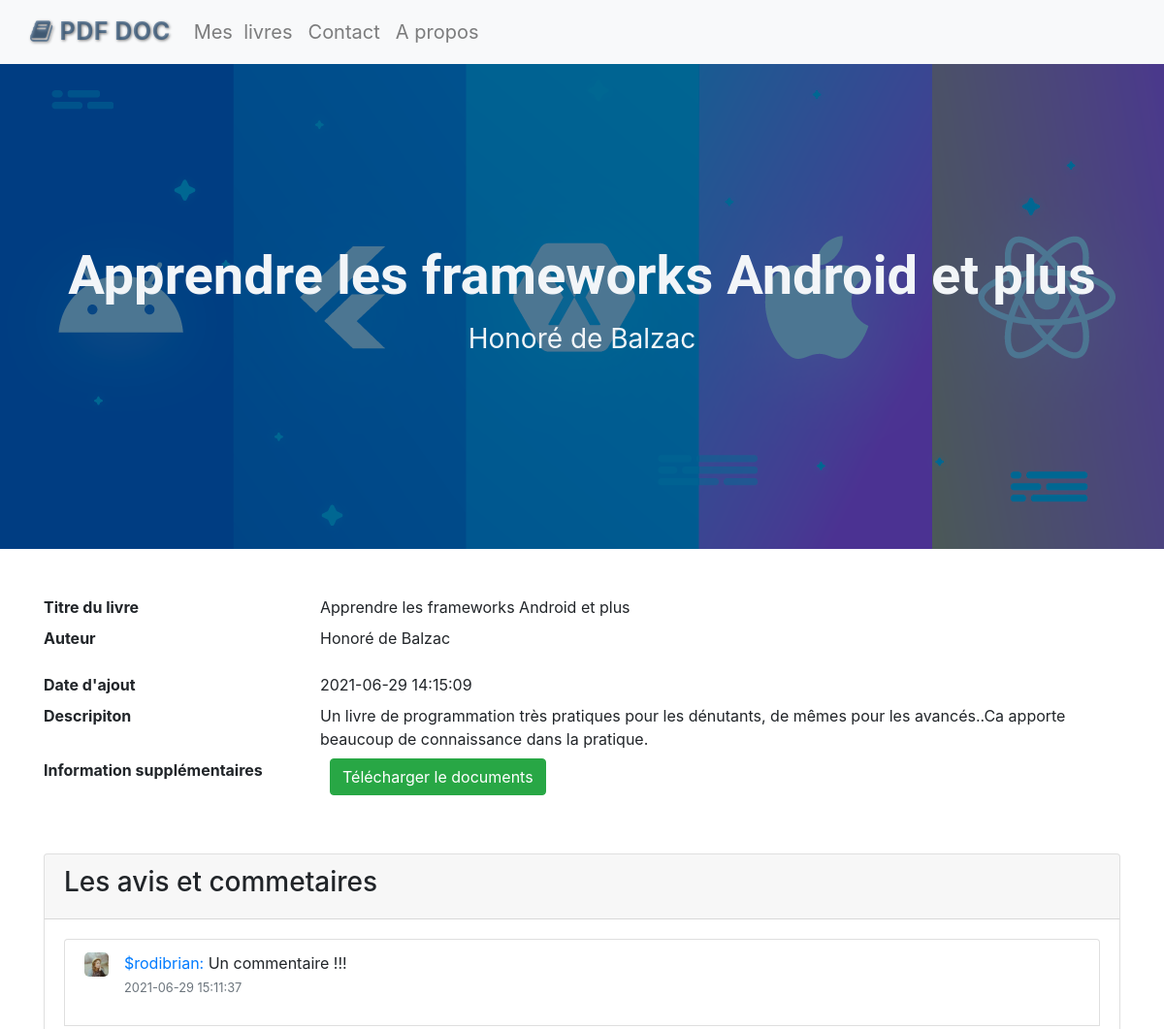
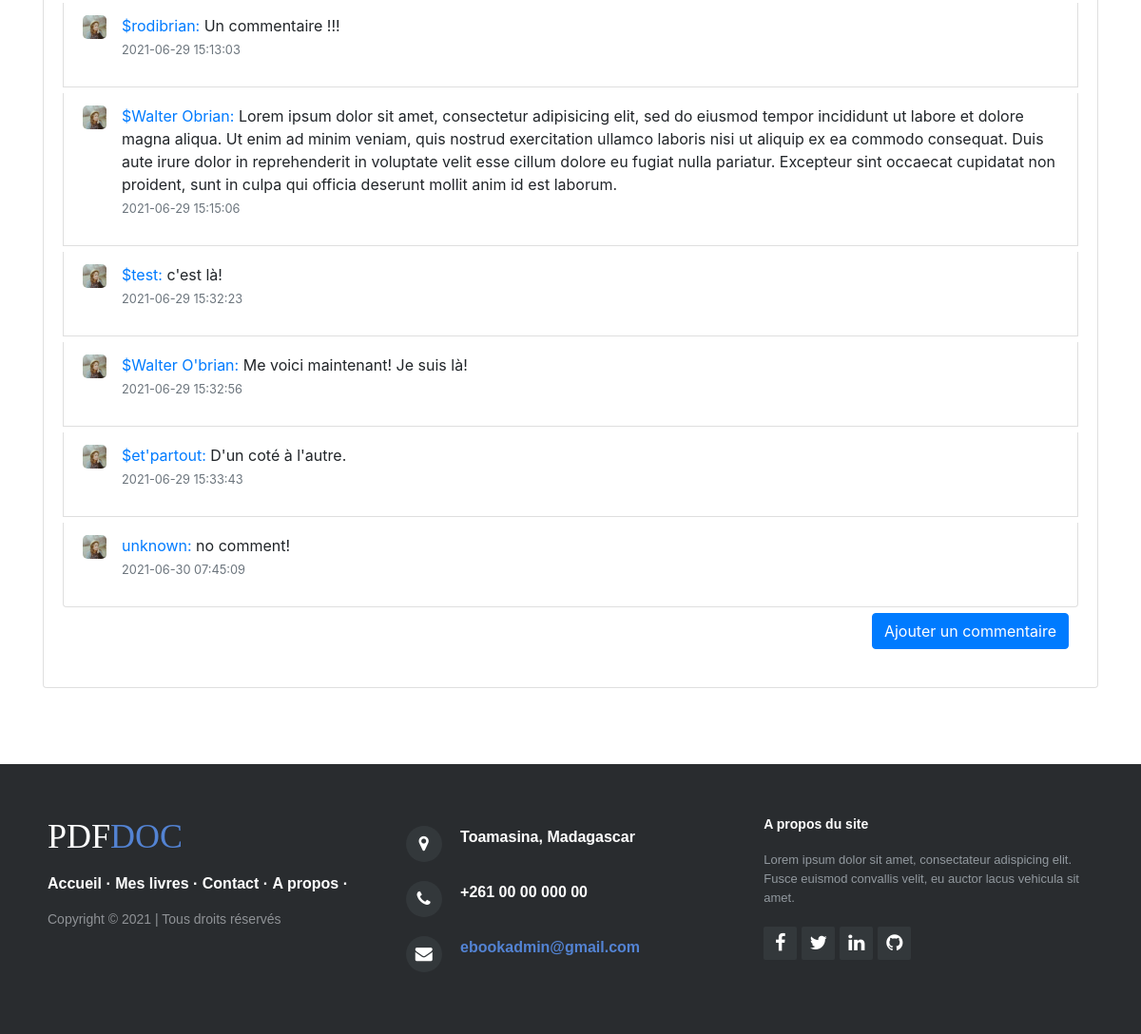
/app/views/livre.php?id=1, run on the app's committed database (2 pictures, top to bottom).
### tables this page shows
CREATE TABLE `livre` (
  `id` int NOT NULL,
  `titre` varchar(255) NOT NULL,
  `auteur` varchar(255) NOT NULL,
  `src` text NOT NULL,
  `description` text NOT NULL,
  `dateAjout` datetime NOT NULL,
  `active` int NOT NULL
);

CREATE TABLE `commentaire` (
  `id` int NOT NULL,
  `id_livre` int NOT NULL,
  `pseudo` varchar(255) NOT NULL,
  `message` text NOT NULL,
  `dateAjout` datetime NOT NULL,
  `active` int NOT NULL
);

### app/controller/table.class.php (called while the page is built, shortened)
<?php
include 'database.class.php';
class Table extends Db
{
	public  function getAll($tableName, $where = null, $sort = null,$limit = null) {
		$sql_where = $where == null ? "" : "AND $where";
		$sql_sort = $sort == null ? "" : "ORDER BY $sort";
		$sql_limit = $limit == null ? "" : "LIMIT $limit";
		$sql= "SELECT * FROM $tableName WHERE active=1 $sql_where $sql_sort $sql_limit";
		$stmt = $this->connexion()->query($sql);
		return $stmt;
	}
}
?>

### app/controller/database.class.php (called while the page is built)
<?php
class Db
{
	private $host = "localhost";
	private $user = "root";
	private $pass = "";
	private $dbName = "ebook";
	protected function connexion() {
		$dsn = 'mysql:host=' . $this->host . ';dbname=' .$this->dbName;
		$pdo = new PDO($dsn,$this->user,$this->pass);
		$pdo->setAttribute(PDO::ATTR_DEFAULT_FETCH_MODE, PDO::FETCH_ASSOC);
		return $pdo;
	}
}
 ?>

### app/controller/controller.php (called while the page is built, shortened)
<?php
	include 'table.class.php';
	function path($strPath) {
		return 'http://localhost/e-book/public/'.$strPath;
	}
	function go($linkPage) {
		return 'http://localhost/e-book/app/views/'.$linkPage;
	}
 ?>

### app/views/livre.php (the view, shortened to what this page needs)
<?php require 'template/template.php'; ?>
<?php
    $idCourant = 1;
    if (isset($_GET['id'])) {
        $idCourant = $_GET['id'];
    }
    $element        = (new Table())->getAll('livre', 'id = "' . $idCourant . '"');
    $commentElement = (new Table())->getAll('commentaire', 'id_livre = "' . $idCourant . '"');
    while ($res = $element->fetch()) {
    ?>
<?php bHeader(); ?>
<div style="background-image:url(&quot;<?php echo path('img/livres/' . $res['src'] . '.jpg') ?>&quot;);height:500px;background-position:center;background-size:cover;background-repeat:no-repeat;'); height:500px;background-position:center;background-size:cover;background-repeat:no-repeat;">
    <div class="d-flex justify-content-center align-items-center" style="height:inherit;min-height:initial;width:100%;position:absolute;left:0;background-color:rgba(0,60,100,0.7);">
        <div class="d-flex align-items-center order-12" style="height:200px;">
            <div class="container">
                <h1 class="text-center" style="color:rgb(242,245,248);font-size:56px;font-weight:bold;font-family:Roboto, sans-serif;"><?php echo $res['titre'] ?></h1>
                <h3 class="text-center" style="color:rgb(242,245,248);padding-top:0.25em;padding-bottom:0.25em;font-weight:normal;"><?php echo $res['auteur'] ?></h3>
            </div>
        </div>
    </div>
</div>
<div class="container mt-5" id="description"><dl class="row">
    <dt class="col-sm-3">Titre du livre</dt>
    <dd class="col-sm-9"><?php echo $res['titre'] ?></dd>
    <dt class="col-sm-3">Auteur</dt>
    <dd class="col-sm-9">
    <p><?php echo $res['auteur'] ?></p>
    </dd>
    <dt class="col-sm-3">Date d'ajout</dt>
    <dd class="col-sm-9"><?php echo $res['dateAjout'] ?></dd>
    <dt class="col-sm-3 text-truncate">Descripiton</dt>
    <dd class="col-sm-9"><?php echo $res['description'] ?></dd>
    <dt class="col-sm-3">Information supplémentaires</dt>
    <dd class="col-sm-9">
    <dl class="row">
        <dt class="col-sm-4"><a href="<?php echo path('pdf/' . $res["src"] . '.pdf') ?>" class="btn btn-success" download>Télécharger le documents</a></dt>
    </dl>
    </dd>
</dl></div>
<div class="container" id="comment">
    <div class="card m-18 ml-auto mr-auto">
        <div class="card-header">
            <h3>Les avis et commetaires</h3>
        </div>
        <div class="card-body">
            <ul class="list-group">
                <?php while ($res = $commentElement->fetch()) {?>
                <li class="list-group-item" style="margin-bottom:6px;">
                    <div class="media">
                        <div class="media-body">
                            <div class="media" style="overflow:visible;">
                                <div><img class="mr-3" style="width: 25px; height:25px;" src="<?php echo path('img/user-photo4.jpg') ?>"></div>
                                <div class="media-body" style="overflow:visible;">
                                    <div class="row">
                                        <div class="col-md-12">
                                            <p><a href="#"><?php echo $res['pseudo'] ?>: </a><?php echo $res['message'] ?><br>
                                        <small class="text-muted"><?php echo $res['dateAjout'] ?></small></p>
                                    </div>
                                </div>
                            </div>
                        </div>
                    </div>
                </div>
            </li>
            <?php }?>
        </ul>
        <?php }?>
        <div class="pull-right d-block"><button class="btn btn-primary" type="button" onclick="toogleForm()">Ajouter un commentaire</button></div>
</div>
</div>
</div>
<?php bFooter(); ?>

### app/views/template/template.php (shortened to what this page needs)
<?php require '../controller/controller.php'; ?>
<?php function bHeader()
{?>
<!DOCTYPE html>
<html lang="en">
<head>
    <link rel="stylesheet" href="<?php echo path('../assets/bootstrap/css/bootstrap.min.css') ?>">
    <link rel="stylesheet" href="<?php echo path('../assets/css/Community-ChatComments.css') ?>">
    <link rel="stylesheet" href="<?php echo path('../assets/css/Customizable-Background--Overlay.css') ?>">
    <link rel="stylesheet" href="<?php echo path('../assets/css/Modern-Contact-Form.css') ?>">
    <link rel="stylesheet" href="<?php echo path('../assets/css/Pretty-Footer.css') ?>">
    <link rel="stylesheet" href="<?php echo path('../assets/css/Pretty-Product-List.css') ?>">
    <link rel="stylesheet" href="<?php echo path('../assets/css/styles.css') ?>">
    <link rel="stylesheet" href="<?php echo path('../assets/css/animate.css') ?>">
    <link rel="stylesheet" href="<?php echo path('../assets/fonts/font-awesome.min.css') ?>">
</head>
<body>
    <nav class="navbar navbar-light navbar-expand-md bg-light">
        <div class="container-fluid"><a class="navbar-brand text-primary font-weight-bold" href="<?php echo go('livres.php') ?>"><i class="fa fa-book"></i>PDF DOC</a>
            <div class="collapse navbar-collapse" id="navcol-1">
                <ul class="navbar-nav animate slideInLeft">
                    <li class="nav-item"><a class="nav-link" href="<?php echo go('livres.php') ?>">Mes&nbsp; livres</a></li>
                    <li class="nav-item"><a class="nav-link" href="<?php echo go('contact.php') ?>">Contact</a></li>
                    <li class="nav-item"><a class="nav-link" href="<?php echo go('about.php') ?>">A propos</a></li>
                </ul>
            </div>
        </div>
    </nav>
	<?php }?>
	<?php function bFooter()
    {?>
	<footer>
        <div class="row">
            <div class="col-sm-6 col-md-4 footer-navigation">
                <h3><a href="#">PDF<span>DOC</span></a></h3>
                <p class="links"><a href="<?php echo go('livres.php') ?>">Accueil</a><strong> · </strong><a href="#">Mes livres</a><strong> · </strong><a href="<?php echo go('contact.php') ?>">Contact</a><strong> · </strong><a href="<?php echo go('about.php') ?>">A propos</a><strong> · </strong><a href="#" class="sr-only">Contact</a></p>
                <p class="company-name">Copyright © 2021 | Tous droits réservés</p>
            </div>
            <div class="col-sm-6 col-md-4 footer-contacts">
                <div><span class="fa fa-map-marker footer-contacts-icon"> </span>
                    <p> Toamasina, Madagascar</p>
                </div>
                <div><i class="fa fa-phone footer-contacts-icon"></i>
                    <p class="footer-center-info email text-left"> +261 00 00 000 00</p>
                </div>
                <div><i class="fa fa-envelope footer-contacts-icon"></i>
                    <p> <a href="#" target="_blank">ebookadmin@gmail.com</a></p>
                </div>
            </div>
            <div class="col-md-4 footer-about">
                <h4>A propos du site</h4>
                <p> Lorem ipsum dolor sit amet, consectateur adispicing elit. Fusce euismod convallis velit, eu auctor lacus vehicula sit amet. </p>
                <div class="social-links social-icons"><a href="#"><i class="fa fa-facebook"></i></a><a href="#"><i class="fa fa-twitter"></i></a><a href="#"><i class="fa fa-linkedin"></i></a><a href="#"><i class="fa fa-github"></i></a></div>
            </div>
        </div>
    </footer>
</body>
</html>
	<?php }?>

### assets/css/Community-ChatComments.css (style rules this page uses)
img { border-radius: 5px; }
.btn { margin: 0px 10px; margin-bottom: 20px; }

### assets/css/Customizable-Background--Overlay.css (style rules this page uses)
*, *:before, *:after { -webkit-box-sizing: border-box; -moz-box-sizing: border-box; box-sizing: border-box; }

### assets/css/Pretty-Footer.css (style rules this page uses)
footer { background-color: #292c2f; box-shadow: 0 1px 1px 0 rgba(0, 0, 0, 0.12); box-sizing: border-box; width: 100%; text-align: left; font: bold 16px sans-serif; padding: 55px 50px; margin-top: 80px; bottom: 0; color: #fff; }
.footer-navigation h3 { margin: 0; font: normal 36px Cookie, cursive; margin-bottom: 20px; color: #fff; }
.footer-navigation h3 a { text-decoration: none; color: #fff; }
.footer-navigation h3 span { color: #5383d3; }
.footer-navigation p.links a { color: #fff; text-decoration: none; }
.footer-navigation p.company-name { color: #8f9296; font-size: 14px; font-weight: normal; margin-top: 20px; }
.footer-contacts p { display: inline-block; color: #ffffff; vertical-align: middle; }
.footer-contacts p a { color: #5383d3; text-decoration: none; }
.fa.footer-contacts-icon { background-color: #33383b; color: #fff; font-size: 18px; width: 38px; height: 38px; border-radius: 50%; text-align: center; line-height: 38px; margin: 10px 15px 10px 0; }
.footer-about h4 { display: block; color: #fff; font-size: 14px; font-weight: bold; margin-bottom: 20px; }
.footer-about p { line-height: 20px; color: #92999f; font-size: 13px; font-weight: normal; margin: 0; }
div.social-links { margin-top: 20px; color: #fff; }
.social-links a { display: inline-block; width: 35px; height: 35px; cursor: pointer; background-color: #33383b; border-radius: 2px; font-size: 20px; color: #ffffff; text-align: center; line-height: 35px; margin-right: 5px; margin-bottom: 5px; }

### assets/css/styles.css (style rules this page uses)
.navbar li a { margin: 0px; padding: 10px 7.5px; font-size: 20px; transition: .3s ease-in background; }
.navbar-brand { text-transform: uppercase; text-shadow: 1px 1px 3px gray; font-size: 25px; letter-spacing: .5px; color: rgba(0, 50, 100, .5) !important; }

### data on the page
livre: src (picture), titre "Apprendre les frameworks Android et plus", auteur "Honoré de Balzac", dateAjout "2021-06-29 14:15:09", description "Un livre de programmation très pratiques pour les dénutants, de mêmes pour les avancés..Ca apporte beaucoup de connaissance dans la pratique."
commentaire: pseudo "$rodibrian", message "Un commentaire !!!", dateAjout "2021-06-29 15:11:37"
commentaire: pseudo "$rodibrian", message "Un commentaire !!!", dateAjout "2021-06-29 15:13:03"
commentaire: pseudo "$Walter Obrian", message "Lorem ipsum dolor sit amet, consectetur adipisicing elit, sed do eiusmod tempor incididunt ut labore et dolore magna aliqua. Ut enim ad minim veniam, quis nostrud exercitation ullamco laboris nisi ut aliquip ex ea commodo consequat. Duis aute irure dolor in reprehenderit in voluptate velit esse cillum dolore eu fugiat nulla pariatur. Excepteur sint occaecat cupidatat non proident, sunt in culpa qui officia deserunt mollit anim id est laborum.", dateAjout "2021-06-29 15:15:06"
commentaire: pseudo "$test", message "c'est là!", dateAjout "2021-06-29 15:32:23"
commentaire: pseudo "$Walter O'brian", message "Me voici maintenant! Je suis là!", dateAjout "2021-06-29 15:32:56"
commentaire: pseudo "$et'partout", message "D'un coté à l'autre.", dateAjout "2021-06-29 15:33:43"
commentaire: pseudo "unknown", message "no comment!", dateAjout "2021-06-30 07:45:09"
